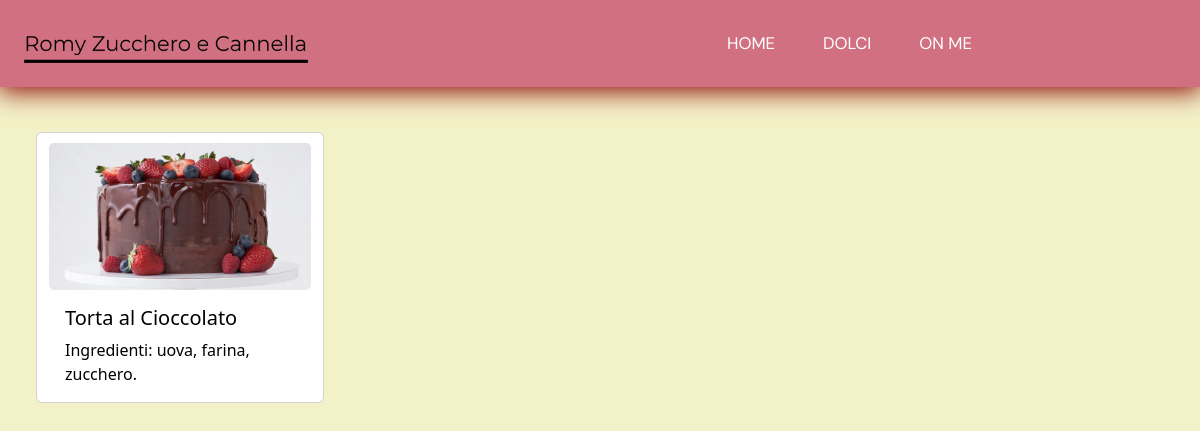
Before: /dolci with the older database file.
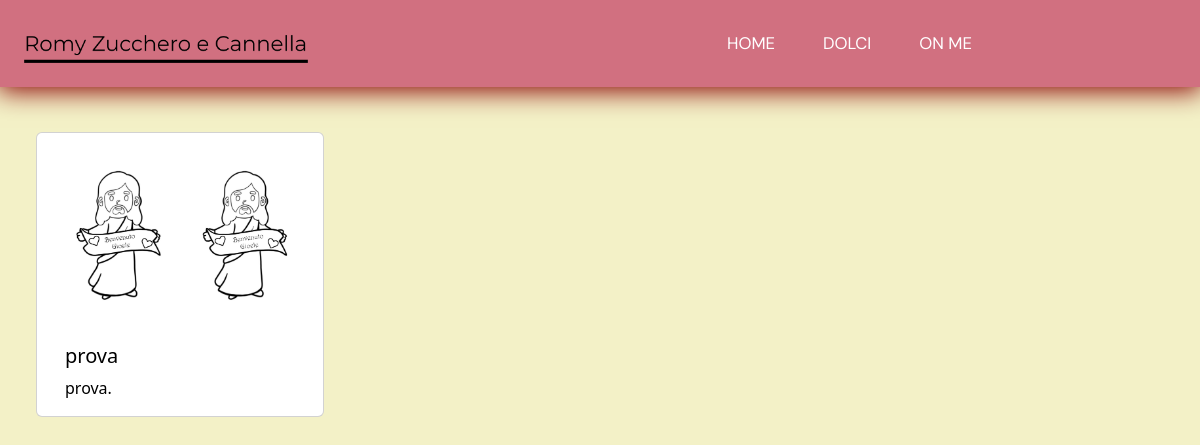
After: the same page with the newer database file.
### tables this page shows
CREATE TABLE "posts" (
	"id"	INTEGER,
	"titolo"	TEXT,
	"info"	TEXT,
	"filename"	TEXT,
	PRIMARY KEY("id" AUTOINCREMENT)
);

### Controller/dolci.py (the view)
@Dolci.route('/dolci')
def dolci():
    connection = sqlite3.connect('prova.db')
    connection.row_factory = sqlite3.Row
    posts = connection.execute('SELECT * FROM posts').fetchall()
    connection.close()
    return render_template('dolci.html', posts=posts)

### templates/dolci.html (shortened to what this page needs)
<!DOCTYPE html>
<html lang="en">
  <head>
    <link rel="stylesheet" href="../static/css/dolci.css" />
    <link
      rel="stylesheet"
      href="https://cdnjs.cloudflare.com/ajax/libs/animate.css/4.1.1/animate.min.css"
    />
    <link
      href="https://cdn.jsdelivr.net/npm/bootstrap@5.2.0/dist/css/bootstrap.min.css"
      rel="stylesheet"
    />
    <link rel="stylesheet" href="https://unpkg.com/aos@next/dist/aos.css" />
  </head>
  <body>
      <header>
        <a href="/">
          <img
            class="logo"
            src="../static/image/Romy Zucchero e Cannella-logo.png"
            height="55px"
            alt="logo"
          />
        </a>
        <nav>
          <ul>
            <li><a href="/">Home</a></li>
            <li><a href="/dolci">Dolci</a></li>
            <li><a href="/on-me">On Me</a></li>
          </ul>
        </nav>
      </header>
      <div style="display: flex;" class="row animate__animated animate__fadeIn" id="box">
        {% for post in posts %}
        <div class="card mt-5 m-lg-5" style="width: 18rem">
          <a class="ricetta">
            <img src="../static/img/{{ post.filename }}" alt="torta" class="card-img-top" />
            <div class="card-body">
              <h5 class="card-title">{{ post.titolo }}</h5>
              <p class="card-text">{{ post.info }}.<br /></p>
            </div>
          </a>
        </div>
        {% endfor %}
       </div>
  </body>
</html>

Changed rows visible on the page:
removed posts: filename (picture), titolo "Torta al Cioccolato", info "Ingredienti: uova, farina, zucchero"
added posts: filename (picture), titolo "prova", info "prova"
